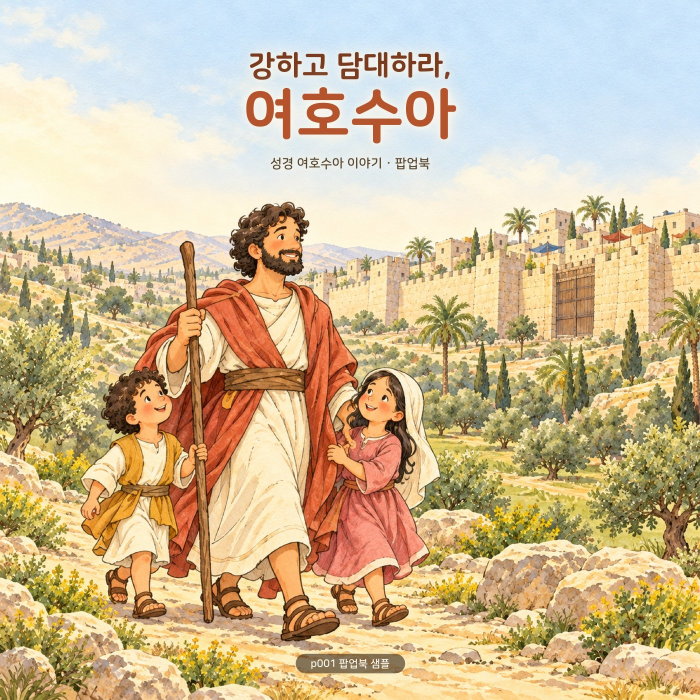
#> input picture books-popup/p001/pages/p01.jpg, 1400 x 1400 px (shown at 1/2 size)
$ python -i import_popup.py   (imports and definitions only)
#> lines starting #> are read from the running program, lines starting #| are printed output that depends on the picture
#> further down, picture is the input picture: PIL image 1400x1400 RGB; mean R, G, B 206.7, 186.3, 150.6
"""팝업북 원본(project-popup/<id>)을 팝업 뷰어 책장(web/res/books-popup)으로 가져온다.

    python3 web/tools/import_popup.py project-popup/j001

하는 일
    1. 조판 PDF(output/*-print.pdf) → 쪽 그림 pages/pNN.jpg
    2. 레이어(images/raw/*-L*.png, 초록 배경) → 초록 키잉 + 초록 번짐 제거 + 흰 오림선 + 여백 자르기 → layers/*.png
    3. 낭독: 원본 책(project/<원본>)의 output/audio/sNN.mp3 복사 (글이 같으므로)
    4. 05-popup.md(배치표) → book.json 의 states[k].pop, books-popup/index.json 갱신

배치표 형식 (05-popup.md)
    ## k5 — 요단강에 발을 디디면
    | 레이어 | 그림 | x | 깊이 | 폭 | 방식 | 각도 | 순서 |
    | 제사장 | s05-L1 | 0.15 | 0.42 | 0.80 | 세움 | 78 | 1 |
    x: 펼침면 가로 (-1 왼쪽 끝 · 0 제본선 · 1 오른쪽 끝, 레이어 가운데) / 깊이: 바닥선 (0 책 아래 끝 · 1 위 끝)
    폭: 쪽 폭 = 1 / 방식: 세움(stand) · 띄움(float) / 각도: 세운 각도(도) / 순서: 솟는 차례
"""

import json
import re
import shutil
import subprocess
import sys
import tempfile
from pathlib import Path

from PIL import Image, ImageChops, ImageFilter

WEB = Path(__file__).resolve().parents[1]
ROOT = WEB.parent
PAGE_PX = 1400
LAYER_MAX = 1024


# ------------------------------------------------------------------ 레이어 그림
def key_green(im: Image.Image) -> Image.Image:
    """초록 배경 → 투명. 색상(Hue)이 초록이고 채도·명도가 높은 곳을 배경으로 본다. 가장자리는 반투명, 남은 초록은 뺀다."""
    rgb = im.convert("RGB")
    hsv = rgb.convert("HSV")
#> hsv: PIL image 1400x1400 HSV; mean H, S, V 50.6, 89.8, 213.2
    h, s, v = [c.load() for c in hsv.split()]
    r, g, b = [c.load() for c in rgb.split()]
    W, H = rgb.size
#> W = 1400; H = 1400
    alpha = Image.new("L", (W, H), 255)
#> alpha: PIL image 1400x1400 L; every value is 255
    a = alpha.load()
    out = rgb.copy()
    o = out.load()
    for y in range(H):
        for x in range(W):
            hh, ss, vv = h[x, y], s[x, y], v[x, y]          # PIL HSV: 0~255
            rr, gg, bb = r[x, y], g[x, y], b[x, y]
            green = gg - max(rr, bb)                        # 초록이 다른 색보다 얼마나 센가
            if 55 <= hh <= 120 and ss > 90 and vv > 70 and green > 40:
                a[x, y] = 0
            elif green > 20:                                 # 가장자리: 초록 기운만큼 투명 + 초록 빼기
                a[x, y] = max(0, 255 - int((green - 20) * 6))
                o[x, y] = (rr, max(rr, bb), bb)
    alpha = alpha.filter(ImageFilter.MinFilter(3))           # 가장자리 초록 테 1px 깎기
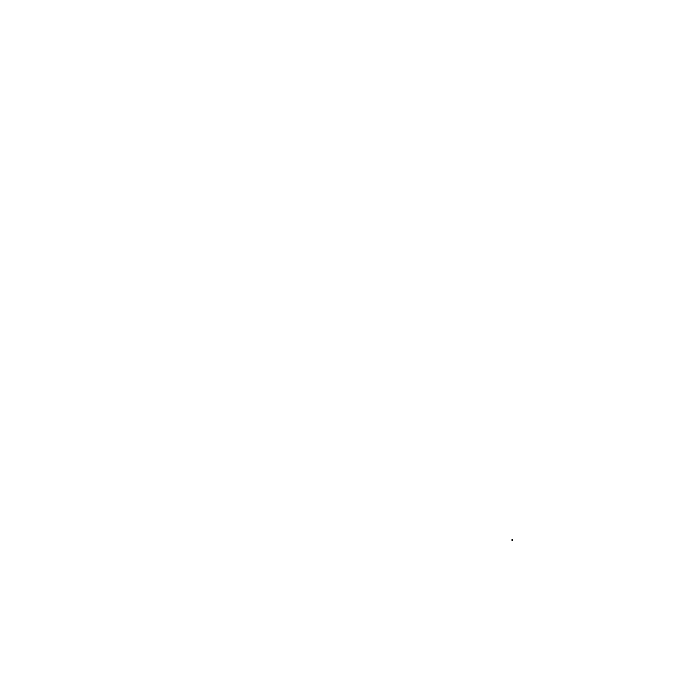
#> alpha: PIL image 1400x1400 L (shown at 1/2 size); values 243 (black) and 255 (white), 100% white; 1 black region (1 under 20 px)
    alpha = keep_main_parts(alpha)                           # Flow 워터마크(✦) 같은 떨어진 작은 조각 지우기
    out.putalpha(alpha)
    return out


def keep_main_parts(alpha: Image.Image, min_ratio: float = 0.02) -> Image.Image:
    """불투명 영역을 덩어리별로 나눠, 가장 큰 덩어리의 2퍼센트보다 작은 조각은 지운다 (축소본에서 계산)."""
#> called with min_ratio = 0.02
    W, H = alpha.size
#> W = 1400; H = 1400
    sc = max(1, max(W, H) // 256)
#> sc = 5
    small = alpha.resize((W // sc, H // sc)).point(lambda v: 1 if v > 40 else 0)
#> small: PIL image 280x280 L; every value is 1
    w, h = small.size
#> w = 280; h = 280
    px = small.load()
    label = [[0] * w for _ in range(h)]
    sizes = {}
    cur = 0
    for y in range(h):
        for x in range(w):
            if px[x, y] and not label[y][x]:
                cur += 1
                stack, n = [(x, y)], 0
                label[y][x] = cur
                while stack:
                    cx, cy = stack.pop()
                    n += 1
                    for nx, ny in ((cx + 1, cy), (cx - 1, cy), (cx, cy + 1), (cx, cy - 1)):
                        if 0 <= nx < w and 0 <= ny < h and px[nx, ny] and not label[ny][nx]:
                            label[ny][nx] = cur
                            stack.append((nx, ny))
                sizes[cur] = n
#> after the loop, cur = 1; sizes = {1: 78400}
    if not sizes:
        return alpha
    biggest = max(sizes.values())
#> biggest = 78400
    drop = {k for k, n in sizes.items() if n < biggest * min_ratio}
    if not drop:
        return alpha
    mask = Image.new("L", (w, h), 255)
    mp = mask.load()
    for y in range(h):
        for x in range(w):
            if label[y][x] in drop:
                mp[x, y] = 0
    mask = mask.resize((W, H)).filter(ImageFilter.MinFilter(5))
    return ImageChops.multiply(alpha, mask)


# [122 lines left out: functions die_cut, parse_popup_md, main, not called in this run]


# [4 lines not run here, left out]

>>> from PIL import Image
>>> picture = Image.open('../books-popup/p001/pages/p01.jpg')
>>> result = key_green(picture)
